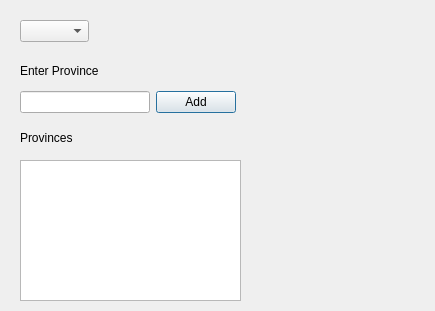
<?xml version="1.0" encoding="UTF-8"?>
<ui version="4.0">
 <class>Dialog</class>
 <widget class="QDialog" name="Dialog">
  <property name="geometry">
   <rect>
    <x>0</x>
    <y>0</y>
    <width>435</width>
    <height>311</height>
   </rect>
  </property>
  <property name="windowTitle">
   <string>Dialog</string>
  </property>
  <widget class="QLabel" name="label">
   <property name="geometry">
    <rect>
     <x>20</x>
     <y>60</y>
     <width>121</width>
     <height>21</height>
    </rect>
   </property>
   <property name="text">
    <string>Enter Province</string>
   </property>
  </widget>
  <widget class="QLabel" name="label_2">
   <property name="geometry">
    <rect>
     <x>20</x>
     <y>130</y>
     <width>71</width>
     <height>16</height>
    </rect>
   </property>
   <property name="text">
    <string>Provinces</string>
   </property>
  </widget>
  <widget class="QListWidget" name="listWidget">
   <property name="geometry">
    <rect>
     <x>20</x>
     <y>160</y>
     <width>221</width>
     <height>141</height>
    </rect>
   </property>
  </widget>
  <widget class="QWidget" name="layoutWidget">
   <property name="geometry">
    <rect>
     <x>20</x>
     <y>90</y>
     <width>216</width>
     <height>25</height>
    </rect>
   </property>
   <layout class="QHBoxLayout" name="horizontalLayout">
    <item>
     <widget class="QLineEdit" name="lineEdit"/>
    </item>
    <item>
     <widget class="QPushButton" name="pushButton">
      <property name="text">
       <string>Add</string>
      </property>
     </widget>
    </item>
   </layout>
  </widget>
  <widget class="QComboBox" name="comboBox">
   <property name="geometry">
    <rect>
     <x>20</x>
     <y>20</y>
     <width>69</width>
     <height>22</height>
    </rect>
   </property>
  </widget>
 </widget>
 <resources/>
 <connections/>
</ui>
